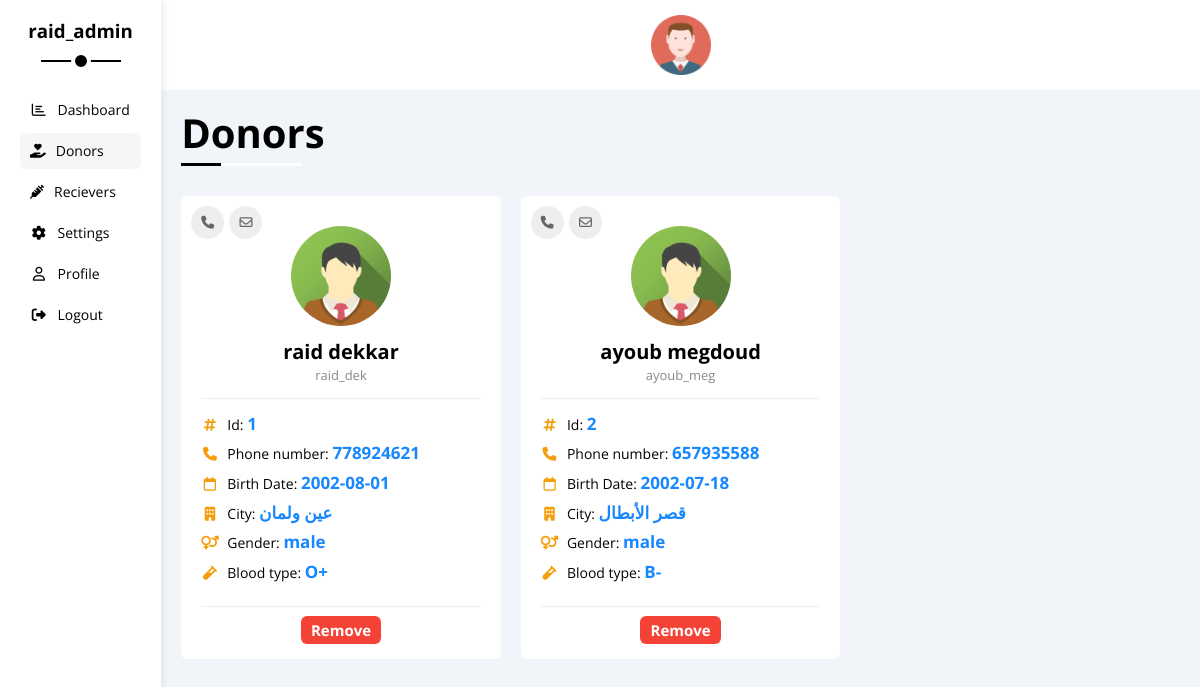
Screenshot of /donors.php (signed in) with the database file from the repository.
### tables this page shows
CREATE TABLE `donors` (
  `id` int(20) NOT NULL,
  `phone_number_d` varchar(20) NOT NULL,
  `birth_date_d` date NOT NULL,
  `city_d` varchar(20) NOT NULL,
  `gender_d` varchar(10) NOT NULL,
  `blood_type_d` varchar(10) NOT NULL,
  `recent_donation` varchar(50) NOT NULL,
  `diseases` varchar(50) NOT NULL,
  `status` enum('Pending','Approved','Declined') NOT NULL
);

CREATE TABLE `users` (
  `id` int(11) NOT NULL,
  `first_name` varchar(20) NOT NULL,
  `last_name` varchar(20) NOT NULL,
  `user_name` varchar(20) NOT NULL,
  `email` varchar(40) NOT NULL,
  `password` varchar(20) NOT NULL,
  `md5_pass` varchar(50) NOT NULL
);

### admin-post.php (called while the page is built, shortened)
<?php
    if (isset($_SESSION['id_ad']) && isset($_SESSION['user_name_ad'])) {
        $sql5 = "SELECT donors.id, users.first_name, users.last_name, users.user_name FROM donors, users WHERE donors.id=users.id ORDER BY donors.id";
        $result5 = mysqli_query($conn, $sql5);
        $sql8 = "SELECT * FROM donors WHERE status='Approved' ORDER BY id";
        $result8 = mysqli_query($conn, $sql8);
    }
    else{
        header("Location: admin.php");
        exit();
    }
?>

### donors.php (the view, shortened to what this page needs)
<?php
    include("admin-post.php");
    if (isset($_SESSION['id_ad']) && isset($_SESSION['user_name_ad'])) {
?>
<!DOCTYPE html>
<html lang="en">
<head>
      <link rel="stylesheet" href="css/all.min.css" />
      <link rel="stylesheet" href="css/framework.css" />
      <link rel="stylesheet" href="css/admin.css" />
      <link rel="stylesheet" href="css/home.css" />
      <link rel="stylesheet" href="css/normalize.css">
</head>
<body>
  <div class="page d-flex">
        <div class="sidebar bg-white p-20 p-relative">
            <h3 class="p-relative txt-c mt-0">
            <?php echo "{$_SESSION["user_name_ad"]}";?>
            </h3>
          <ul>
            <li>
              <a class="d-flex align-center fs-14 c-black rad-6 p-10" href="admin.php">
                <i class="fa-regular fa-chart-bar fa-fw"></i>
                <span>Dashboard</span>
              </a>
            </li>
            <li>
              <a class="active d-flex align-center fs-14 c-black rad-6 p-10" href="donors.php">
                <i class="fa-solid fa-hand-holding-heart"></i>
                <span>Donors</span>
              </a>
            </li>
            <li>
              <a class="d-flex align-center fs-14 c-black rad-6 p-10" href="recievers.php">
                <i class="fa-solid fa-syringe"></i>
                <span>Recievers</span>
              </a>
           </li>
            <li>
              <a class="d-flex align-center fs-14 c-black rad-6 p-10" href="settings.php">
                <i class="fa-solid fa-gear fa-fw"></i>
                <span>Settings</span>
              </a>
            </li>
            <li>
              <a class="d-flex align-center fs-14 c-black rad-6 p-10" href="profile.php">
                <i class="fa-regular fa-user fa-fw"></i>
                <span>Profile</span>
              </a>
            </li>
            <li>
              <a class="d-flex align-center fs-14 c-black rad-6 p-10" href="logout.php">
                <i class="fa-solid fa-right-from-bracket fa-fw"></i>
                <span>Logout</span>
              </a>
            </li>
          </ul>
        </div>
      <div class="content w-full">
          <div class="head bg-white p-15 between-flex">
            <div class="icons d-flex align-center">
              <div class="profile-dropdown">
               <div class="menu-container">
                  <div class="profile-pic">
                     <img src="imgs/profile-pic.png" />
                  </div>
               </div>
              </div>
            </div>
          </div>
          <h1 class="p-relative">Donors</h1>
          <div class="friends-page d-grid m-20 gap-20">
            <?php
              while($rows8 = mysqli_fetch_assoc($result8)) {
                $temp_id_d = $rows8["id"];
                while($rows2 = mysqli_fetch_assoc($result5)) {
            ?>
              <div class="friend bg-white rad-6 p-20 p-relative">
                <div class="contact">
                    <i class="fa-solid fa-phone"></i>
                    <i class="fa-regular fa-envelope"></i>
                </div>
                <div class="txt-c">
                    <?php if($rows8["gender_d"] == 'male'){ ?>
                       <img class="rad-half mt-10 mb-10 w-100 h-100" src="imgs/team-03.png" alt="" />
                    <?php } ?>
                    <h4 class="m-0"><?php echo  $rows2["first_name"] . " ";?><?php echo  $rows2["last_name"];?></h4>
                    <p class="c-grey fs-13 mt-5 mb-0"><?php echo  $rows2["user_name"] ;?></p>
                </div>
                <?php
                  break;
                  }
                ?>
                <div class="icons fs-14 p-relative">
                    <div class="mb-10">
                        <i class="fa-solid fa-hashtag fa-fw"></i>
                        <span>Id: </span>
                        <span class="field"><?php echo  $rows8["id"];?></span>
                    </div>
                    <div class="mb-10">
                        <i class="fa-solid fa-phone fa-fw"></i>
                        <span>Phone number: </span>
                        <span class="field"><?php echo  $rows8["phone_number_d"];?></span>
                    </div>
                    <div class="mb-10">
                        <i class="fa-regular fa-calendar fa-fw"></i>
                        <span>Birth Date: </span>
                        <span class="field"><?php echo  $rows8["birth_date_d"];?></span>
                    </div>
                    <div class="mb-10">
                        <i class="fa-solid fa-building fa-fw"></i>
                        <span>City: </span>
                        <span class="field"><?php echo  $rows8["city_d"];?></span>
                    </div>
                    <div class="mb-10">
                        <i class="fa-solid fa-venus-mars fa-fw"></i>
                        <span>Gender: </span>
                        <span class="field"><?php echo  $rows8["gender_d"];?></span>
                    </div>
                    <div class="mb-10">
                        <i class="fa-solid fa-vial fa-fw"></i>
                        <span>Blood type:</span>
                        <span class="field"><?php echo  $rows8["blood_type_d"];?></span>
                    </div>
                </div>
                <div class="info between-flex fs-13">
                    <div>
                        <a class="bg-red c-white btn-shape" <?php echo "href='donors.php?rm-donor-id=$temp_id_d' " ?> style="border: none;cursor:pointer;font-size: 15px;font-weight: bold;padding: 4px 10px;">Remove</a>
                    </div>
                </div>
            </div>
            <?php
            }
            ?>
          </div>
        </div>
    </div>
</body>
</html>
<?php
  }
  else {
    echo "Error retrieving user's information from database.";
  }
?>

### css/framework.css (style rules this page uses)
:root { --blue-color: #0075ff; --blue-alt-color: #0d69d5; --orange-color: #f59e0b; --green-color: #22c55e; --red-color: #f44336; --grey-color: #888; }
.d-flex { display: flex; }
.align-center { align-items: center; }
.d-grid { display: grid; }
.gap-20 { gap: 20px; }
.p-10 { padding: 10px; }
.p-15 { padding: 15px; }
.p-20 { padding: 20px; }
.m-0 { margin: 0; }
.m-20 { margin: 20px; }
.mt-0 { margin-top: 0; }
.mt-5 { margin-top: 5px; }
.mt-10 { margin-top: 10px; }
.mb-10 { margin-bottom: 10px; }
.c-black { color: black; }
.c-white { color: white; }
.c-grey { color: var(--grey-color); }
.bg-red { background-color: var(--red-color); }
.bg-white { background-color: white; }
.p-relative { position: relative; }
.txt-c { text-align: center; }
.fs-13 { font-size: 13px; }
.fs-14 { font-size: 14px; }
.rad-6 { border-radius: 6px; }
.rad-half { border-radius: 50%; }
.w-full { width: 100%; }
.w-100 { width: 100px; }
.h-100 { height: 100px; }
.between-flex { display: flex; align-items: center; justify-content: space-evenly; }
.btn-shape { padding: 4px 10px; border-radius: 6px; }

### css/admin.css (style rules this page uses)
:root { --main-color: #3aa2ff; --main-color-alt: #1787fe; --main-transition: 0.3s; --main-padding-top: 80px; --main-padding-bottom: 80px; --secondary-color: #ff1a41; --blue-color: #0075ff; --blue-alt-color: #0d69d5; --orange-color: #f59e0b; --green-color: #22c55e; --red-color: #f44336; --grey-color: #888; }
* { -webkit-box-sizing: border-box; -moz-box-sizing: border-box; box-sizing: border-box; }
body { font-family: "Open Sans", sans-serif; background-color: #d3e7fc; }
html { scroll-behavior: smooth; }
a { text-decoration: none; }
ul { list-style: none; margin: 0; padding: 0; }
.content { font-size: 20px; }
.page { background-color: #f1f5f9; min-height: 100vh; }
.sidebar { width: 180px; box-shadow: 0 0 10px #ddd; }
.sidebar > h3 { margin-bottom: 50px; }
.sidebar > h3::before, .sidebar > h3::after { content: ""; background-color: black; transform: translateX(-50%); position: absolute; left: 50%; }
.sidebar > h3::before { width: 80px; height: 2px; bottom: -20px; }
.sidebar > h3::after { bottom: -29px; width: 12px; height: 12px; border-radius: 50%; border: 4px solid white; }
.sidebar ul li a { transition: 0.3s; margin-bottom: 5px; }
.sidebar ul li a:hover, .sidebar ul li a.active { background-color: #f6f6f6; }
.sidebar ul li a span { font-size: 14px; margin-left: 10px; }
.content { overflow: hidden; }
.head .icons img { width: 40px; height: 40px; }
.page h1 { margin: 20px 20px 40px; }
.page h1::before, .page h1::after { content: ""; height: 3px; position: absolute; bottom: -10px; left: 0; }
.page h1::before { background-color: white; width: 120px; }
.page h1::after { background-color: black; width: 40px; }
.friends-page { grid-template-columns: repeat(auto-fill, minmax(300px, 1fr)); }
.friends-page .contact { position: absolute; left: 10px; top: 10px; }
.friends-page .contact i { background-color: #eee; padding: 10px; border-radius: 50%; color: #666; font-size: 13px; cursor: pointer; transition: 0.3s; }
.friends-page .friend .icons { border-top: 1px solid #eee; border-bottom: 1px solid #eee; margin-top: 15px; margin-bottom: 15px; padding-top: 15px; padding-bottom: 15px; }
.friends-page .friend .icons i { margin-right: 5px; color: var(--orange-color); }
.friends-page .friend .icons .field { font-weight: bold; font-size: 17px; color: var(--main-color-alt); }
.profile-dropdown { z-index: 30; }
.profile-dropdown .menu-container { position: relative; }
.profile-dropdown .profile-pic { position: relative; width: 80px; height: 64px; cursor: pointer; }
.profile-dropdown .profile-pic img { position: absolute; top: 0; left: 0; width: 80%; height: 100%; object-fit: cover; }

### css/home.css (style rules this page uses)
:root { --main-color:#3AA2FF; --main-color-alt: #1787FE; --main-transition: 0.3s; --main-padding-top: 80px; --main-padding-bottom: 80px; --secondary-color: #ff1a41; }
* { -webkit-box-sizing: border-box; -moz-box-sizing: border-box; box-sizing: border-box; }
body { font-family: 'Open Sans', sans-serif; background-color: #d3e7fc; }
html { scroll-behavior: smooth; }
a { text-decoration: none; }
ul { list-style: none; margin: 0; padding: 0; }
.profile-dropdown { z-index: 30; }
.profile-dropdown .menu-container { position: relative; }
.profile-dropdown .profile-pic { position: relative; width: 60px; height: 60px; overflow: hidden; cursor: pointer; }
.profile-dropdown .profile-pic img { position: absolute; top: 0; left: 0; width: 100%; height: 100%; object-fit: cover; }

### rows the page displays
donors: users.first_name "raid", users.last_name "dekkar", users.user_name "raid_dek", id "1", phone_number_d "778924621", birth_date_d "2002-08-01", city_d "عين ولمان", gender_d "male", blood_type_d "O+"
donors: users.first_name "ayoub", users.last_name "megdoud", users.user_name "ayoub_meg", id "2", phone_number_d "657935588", birth_date_d "2002-07-18", city_d "قصر الأبطال", gender_d "male", blood_type_d "B-"

### other values shown
$_SESSION["user_name_ad"] "raid_admin"
